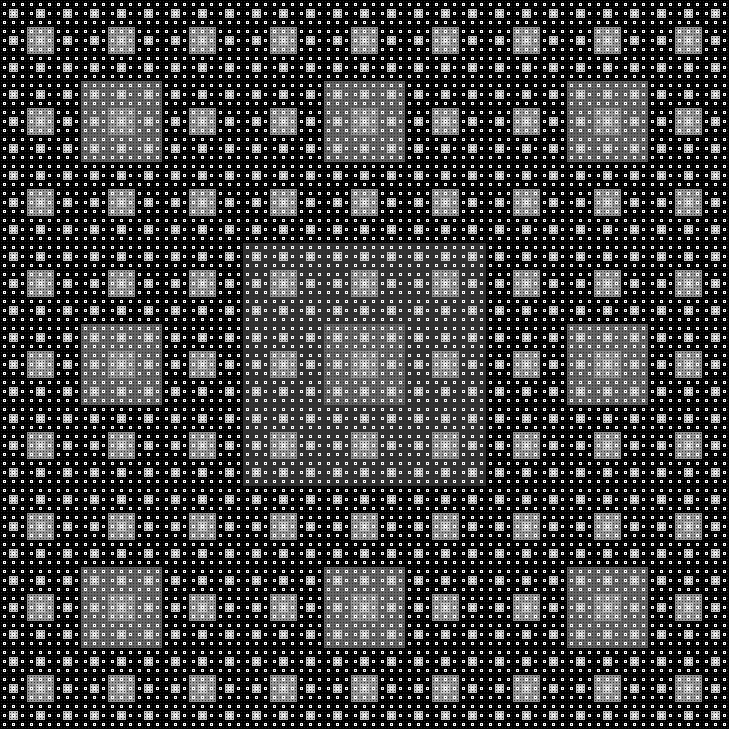

This figure's Python source:
import numpy as np
from PIL import Image

repeat = 6
image_size = 3**repeat

# image a black square
square = np.empty([image_size, image_size, 3], dtype=np.uint8)

for i in range(0, repeat + 1):
    step = 3**(repeat - i)
    for x in range(0, 3**i):
        if x % 3 == 1:
            for y in range(0, 3**i):
                if y % 3 == 1:
                    square[y * step:(y + 1)*step, x * step:(x + 1)*step].fill(50*i)

save_file = "6_Serpinsky_carpet.png"
Image.fromarray(square).save(save_file)

